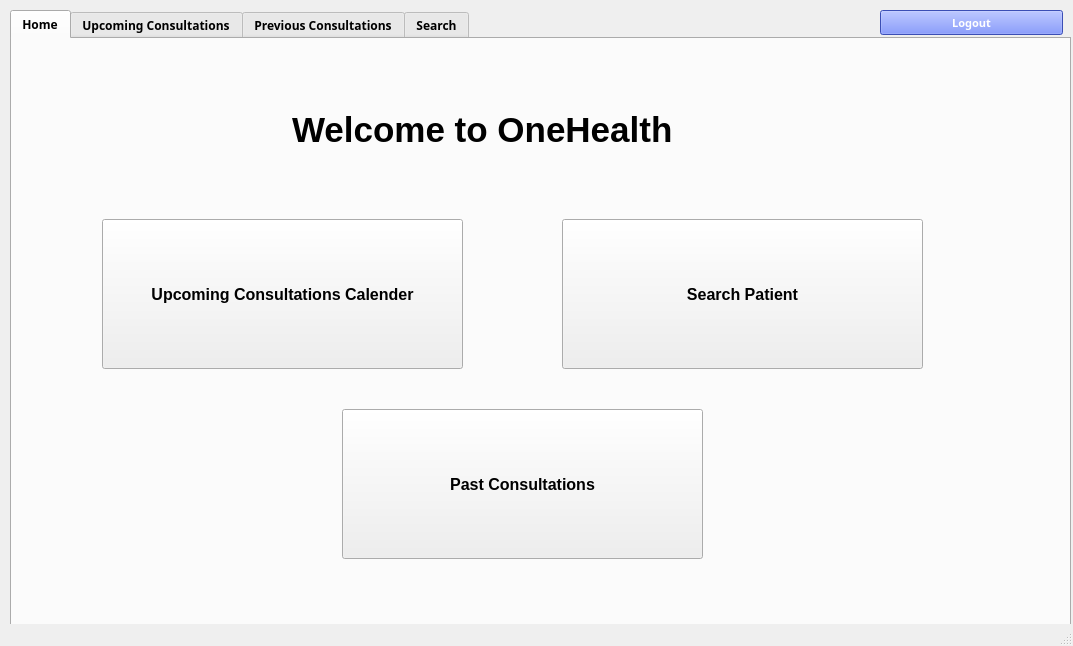
<?xml version="1.0" encoding="UTF-8"?>
<ui version="4.0">
 <class>MainWindow</class>
 <widget class="QMainWindow" name="MainWindow">
  <property name="geometry">
   <rect>
    <x>0</x>
    <y>0</y>
    <width>1073</width>
    <height>646</height>
   </rect>
  </property>
  <property name="windowTitle">
   <string>MainWindow</string>
  </property>
  <property name="styleSheet">
   <string notr="true"/>
  </property>
  <property name="documentMode">
   <bool>false</bool>
  </property>
  <widget class="QWidget" name="centralwidget">
   <widget class="QLabel" name="label_7">
    <property name="geometry">
     <rect>
      <x>390</x>
      <y>230</y>
      <width>58</width>
      <height>16</height>
     </rect>
    </property>
    <property name="text">
     <string/>
    </property>
   </widget>
   <widget class="QTabWidget" name="tabWidget">
    <property name="enabled">
     <bool>true</bool>
    </property>
    <property name="geometry">
     <rect>
      <x>10</x>
      <y>10</y>
      <width>1061</width>
      <height>641</height>
     </rect>
    </property>
    <property name="font">
     <font>
      <family>Raleway SemiBold</family>
      <weight>75</weight>
      <italic>false</italic>
      <bold>true</bold>
     </font>
    </property>
    <property name="contextMenuPolicy">
     <enum>Qt::DefaultContextMenu</enum>
    </property>
    <property name="styleSheet">
     <string notr="true"/>
    </property>
    <property name="tabPosition">
     <enum>QTabWidget::North</enum>
    </property>
    <property name="tabShape">
     <enum>QTabWidget::Rounded</enum>
    </property>
    <property name="currentIndex">
     <number>0</number>
    </property>
    <property name="iconSize">
     <size>
      <width>25</width>
      <height>25</height>
     </size>
    </property>
    <property name="elideMode">
     <enum>Qt::ElideNone</enum>
    </property>
    <property name="usesScrollButtons">
     <bool>true</bool>
    </property>
    <property name="documentMode">
     <bool>false</bool>
    </property>
    <property name="tabsClosable">
     <bool>false</bool>
    </property>
    <property name="movable">
     <bool>false</bool>
    </property>
    <property name="tabBarAutoHide">
     <bool>false</bool>
    </property>
    <widget class="QWidget" name="tabHome">
     <attribute name="title">
      <string>Home</string>
     </attribute>
     <widget class="QLabel" name="home_heroImage">
      <property name="geometry">
       <rect>
        <x>280</x>
        <y>40</y>
        <width>500</width>
        <height>101</height>
       </rect>
      </property>
      <property name="minimumSize">
       <size>
        <width>500</width>
        <height>100</height>
       </size>
      </property>
      <property name="font">
       <font>
        <family>MS Shell Dlg 2</family>
        <pointsize>26</pointsize>
        <weight>75</weight>
        <italic>false</italic>
        <bold>true</bold>
       </font>
      </property>
      <property name="styleSheet">
       <string notr="true"/>
      </property>
      <property name="text">
       <string>Welcome to OneHealth </string>
      </property>
     </widget>
     <widget class="QPushButton" name="home_calenderBtn">
      <property name="geometry">
       <rect>
        <x>90</x>
        <y>180</y>
        <width>361</width>
        <height>150</height>
       </rect>
      </property>
      <property name="minimumSize">
       <size>
        <width>300</width>
        <height>150</height>
       </size>
      </property>
      <property name="font">
       <font>
        <family>MS Shell Dlg 2</family>
        <pointsize>12</pointsize>
        <weight>75</weight>
        <italic>false</italic>
        <bold>true</bold>
       </font>
      </property>
      <property name="styleSheet">
       <string notr="true"/>
      </property>
      <property name="text">
       <string>Upcoming Consultations Calender</string>
      </property>
     </widget>
     <widget class="QPushButton" name="home_calenderBtn_2">
      <property name="geometry">
       <rect>
        <x>550</x>
        <y>180</y>
        <width>361</width>
        <height>150</height>
       </rect>
      </property>
      <property name="minimumSize">
       <size>
        <width>300</width>
        <height>150</height>
       </size>
      </property>
      <property name="font">
       <font>
        <family>MS Shell Dlg 2</family>
        <pointsize>12</pointsize>
        <weight>75</weight>
        <italic>false</italic>
        <bold>true</bold>
       </font>
      </property>
      <property name="styleSheet">
       <string notr="true"/>
      </property>
      <property name="text">
       <string>Search Patient</string>
      </property>
     </widget>
     <widget class="QPushButton" name="home_calenderBtn_3">
      <property name="geometry">
       <rect>
        <x>330</x>
        <y>370</y>
        <width>361</width>
        <height>150</height>
       </rect>
      </property>
      <property name="minimumSize">
       <size>
        <width>300</width>
        <height>150</height>
       </size>
      </property>
      <property name="font">
       <font>
        <family>MS Shell Dlg 2</family>
        <pointsize>12</pointsize>
        <weight>75</weight>
        <italic>false</italic>
        <bold>true</bold>
       </font>
      </property>
      <property name="styleSheet">
       <string notr="true"/>
      </property>
      <property name="text">
       <string>Past Consultations</string>
      </property>
     </widget>
    </widget>
    <widget class="QWidget" name="tab_UpcomingConsultation">
     <attribute name="title">
      <string>Upcoming Consultations</string>
     </attribute>
     <widget class="QLabel" name="borrow_heroImage_2">
      <property name="geometry">
       <rect>
        <x>-20</x>
        <y>0</y>
        <width>1061</width>
        <height>631</height>
       </rect>
      </property>
      <property name="styleSheet">
       <string notr="true">background-image: url(:/Assets/assets/Borrow.jpg);</string>
      </property>
      <property name="text">
       <string/>
      </property>
     </widget>
     <widget class="Line" name="line_3">
      <property name="geometry">
       <rect>
        <x>330</x>
        <y>240</y>
        <width>391</width>
        <height>16</height>
       </rect>
      </property>
      <property name="orientation">
       <enum>Qt::Horizontal</enum>
      </property>
     </widget>
     <widget class="QLabel" name="borrow_heroImage">
      <property name="geometry">
       <rect>
        <x>0</x>
        <y>10</y>
        <width>1051</width>
        <height>121</height>
       </rect>
      </property>
      <property name="font">
       <font>
        <family>Raleway</family>
        <weight>50</weight>
        <italic>false</italic>
        <bold>false</bold>
       </font>
      </property>
      <property name="styleSheet">
       <string notr="true"/>
      </property>
      <property name="text">
       <string>&lt;html&gt;&lt;head/&gt;&lt;body&gt;&lt;p align=&quot;center&quot;&gt;&lt;span style=&quot; font-size:36pt; font-weight:600; color:#ffffff;&quot;&gt;Consultation Calender&lt;/span&gt;&lt;/p&gt;&lt;/body&gt;&lt;/html&gt;</string>
      </property>
     </widget>
     <widget class="QTableWidget" name="borrowTable">
      <property name="geometry">
       <rect>
        <x>20</x>
        <y>180</y>
        <width>1011</width>
        <height>391</height>
       </rect>
      </property>
      <property name="styleSheet">
       <string notr="true"/>
      </property>
      <property name="frameShadow">
       <enum>QFrame::Sunken</enum>
      </property>
      <property name="midLineWidth">
       <number>0</number>
      </property>
      <property name="sizeAdjustPolicy">
       <enum>QAbstractScrollArea::AdjustIgnored</enum>
      </property>
      <property name="editTriggers">
       <set>QAbstractItemView::NoEditTriggers</set>
      </property>
      <property name="tabKeyNavigation">
       <bool>true</bool>
      </property>
      <property name="showDropIndicator" stdset="0">
       <bool>false</bool>
      </property>
      <property name="dragDropOverwriteMode">
       <bool>false</bool>
      </property>
      <property name="alternatingRowColors">
       <bool>false</bool>
      </property>
      <property name="selectionBehavior">
       <enum>QAbstractItemView::SelectRows</enum>
      </property>
      <property name="showGrid">
       <bool>true</bool>
      </property>
      <property name="gridStyle">
       <enum>Qt::SolidLine</enum>
      </property>
      <property name="sortingEnabled">
       <bool>false</bool>
      </property>
      <attribute name="horizontalHeaderCascadingSectionResizes">
       <bool>false</bool>
      </attribute>
      <attribute name="horizontalHeaderHighlightSections">
       <bool>true</bool>
      </attribute>
      <column>
       <property name="text">
        <string>ConsultationID</string>
       </property>
      </column>
      <column>
       <property name="text">
        <string>Patient ID</string>
       </property>
      </column>
      <column>
       <property name="text">
        <string>PatientName</string>
       </property>
      </column>
     </widget>
     <widget class="QPushButton" name="return_book">
      <property name="geometry">
       <rect>
        <x>400</x>
        <y>120</y>
        <width>211</width>
        <height>41</height>
       </rect>
      </property>
      <property name="font">
       <font>
        <family>Raleway</family>
        <pointsize>12</pointsize>
        <weight>75</weight>
        <italic>false</italic>
        <bold>true</bold>
       </font>
      </property>
      <property name="styleSheet">
       <string notr="true">border: 2px solid #ff445c;
border-radius: 10px;
background-color: #ff445c;
color: white;
font-weight: bold;
padding-bottom: 2px;
</string>
      </property>
      <property name="text">
       <string>Add consultation</string>
      </property>
     </widget>
     <widget class="QPushButton" name="return_book_2">
      <property name="geometry">
       <rect>
        <x>790</x>
        <y>120</y>
        <width>211</width>
        <height>41</height>
       </rect>
      </property>
      <property name="font">
       <font>
        <family>Raleway</family>
        <pointsize>12</pointsize>
        <weight>75</weight>
        <italic>false</italic>
        <bold>true</bold>
       </font>
      </property>
      <property name="styleSheet">
       <string notr="true">border: 2px solid #35e673;
border-radius: 10px;
background-color: #35e673;
color: white;
font-weight: bold;
padding-bottom: 2px;
</string>
      </property>
      <property name="text">
       <string>Refresh</string>
      </property>
     </widget>
    </widget>
    <widget class="QWidget" name="tab_PreviousConstulations">
     <attribute name="title">
      <string>Previous Consultations</string>
     </attribute>
     <widget class="QLabel" name="payment_heroImage">
      <property name="geometry">
       <rect>
        <x>0</x>
        <y>0</y>
        <width>1061</width>
        <height>631</height>
       </rect>
      </property>
      <property name="styleSheet">
       <string notr="true">background-image: url(:/Assets/assets/Payment.jpg);
</string>
      </property>
      <property name="text">
       <string/>
      </property>
     </widget>
     <widget class="QLabel" name="borrow_heroImage_3">
      <property name="geometry">
       <rect>
        <x>0</x>
        <y>10</y>
        <width>1051</width>
        <height>121</height>
       </rect>
      </property>
      <property name="font">
       <font>
        <family>Raleway</family>
        <weight>50</weight>
        <italic>false</italic>
        <bold>false</bold>
       </font>
      </property>
      <property name="styleSheet">
       <string notr="true"/>
      </property>
      <property name="text">
       <string>&lt;html&gt;&lt;head/&gt;&lt;body&gt;&lt;p align=&quot;center&quot;&gt;&lt;span style=&quot; font-size:36pt; font-weight:600; color:#ffffff;&quot;&gt;Previous Consultations&lt;/span&gt;&lt;/p&gt;&lt;/body&gt;&lt;/html&gt;</string>
      </property>
     </widget>
     <widget class="QTableWidget" name="borrowTable_2">
      <property name="geometry">
       <rect>
        <x>20</x>
        <y>140</y>
        <width>1011</width>
        <height>401</height>
       </rect>
      </property>
      <property name="styleSheet">
       <string notr="true"/>
      </property>
      <property name="frameShadow">
       <enum>QFrame::Sunken</enum>
      </property>
      <property name="midLineWidth">
       <number>0</number>
      </property>
      <property name="sizeAdjustPolicy">
       <enum>QAbstractScrollArea::AdjustIgnored</enum>
      </property>
      <property name="editTriggers">
       <set>QAbstractItemView::NoEditTriggers</set>
      </property>
      <property name="tabKeyNavigation">
       <bool>true</bool>
      </property>
      <property name="showDropIndicator" stdset="0">
       <bool>false</bool>
      </property>
      <property name="dragDropOverwriteMode">
       <bool>false</bool>
      </property>
      <property name="alternatingRowColors">
       <bool>false</bool>
      </property>
      <property name="selectionBehavior">
       <enum>QAbstractItemView::SelectRows</enum>
      </property>
      <property name="showGrid">
       <bool>true</bool>
      </property>
      <property name="gridStyle">
       <enum>Qt::SolidLine</enum>
      </property>
      <property name="sortingEnabled">
       <bool>false</bool>
      </property>
      <attribute name="horizontalHeaderCascadingSectionResizes">
       <bool>false</bool>
      </attribute>
      <attribute name="horizontalHeaderHighlightSections">
       <bool>true</bool>
      </attribute>
      <column>
       <property name="text">
        <string>ConsultationID</string>
       </property>
      </column>
      <column>
       <property name="text">
        <string>PatientID</string>
       </property>
      </column>
      <column>
       <property name="text">
        <string>PatientName</string>
       </property>
      </column>
      <column>
       <property name="text">
        <string>Remarks</string>
       </property>
      </column>
     </widget>
    </widget>
    <widget class="QWidget" name="tab_Search">
     <attribute name="title">
      <string>Search</string>
     </attribute>
     <widget class="QPushButton" name="search_searchBtn">
      <property name="geometry">
       <rect>
        <x>770</x>
        <y>80</y>
        <width>171</width>
        <height>51</height>
       </rect>
      </property>
      <property name="font">
       <font>
        <family>Raleway</family>
        <pointsize>12</pointsize>
        <weight>75</weight>
        <italic>false</italic>
        <bold>true</bold>
       </font>
      </property>
      <property name="styleSheet">
       <string notr="true">border: 1px solid white;
border-radius: 5px;
color: white;
background-color:  #536DFE;
box-shadow: 5px 10px #888888;

</string>
      </property>
      <property name="text">
       <string>Search</string>
      </property>
     </widget>
     <widget class="QLabel" name="label_9">
      <property name="geometry">
       <rect>
        <x>470</x>
        <y>200</y>
        <width>58</width>
        <height>16</height>
       </rect>
      </property>
      <property name="text">
       <string/>
      </property>
     </widget>
     <widget class="QLineEdit" name="search_title">
      <property name="geometry">
       <rect>
        <x>40</x>
        <y>80</y>
        <width>711</width>
        <height>51</height>
       </rect>
      </property>
      <property name="font">
       <font>
        <family>Raleway</family>
        <pointsize>11</pointsize>
        <weight>50</weight>
        <italic>false</italic>
        <bold>false</bold>
       </font>
      </property>
      <property name="layoutDirection">
       <enum>Qt::LeftToRight</enum>
      </property>
      <property name="autoFillBackground">
       <bool>false</bool>
      </property>
      <property name="styleSheet">
       <string notr="true">background-color: white;
color: black;
border: 1px solid white;
border-radius: 6px;
box-shadow: 5px 10px #000;</string>
      </property>
      <property name="maxLength">
       <number>32770</number>
      </property>
      <property name="frame">
       <bool>true</bool>
      </property>
      <property name="alignment">
       <set>Qt::AlignCenter</set>
      </property>
      <property name="placeholderText">
       <string>   Search a Patient Name (e.g. George)</string>
      </property>
     </widget>
     <widget class="QLabel" name="label_20">
      <property name="geometry">
       <rect>
        <x>370</x>
        <y>20</y>
        <width>331</width>
        <height>51</height>
       </rect>
      </property>
      <property name="font">
       <font>
        <family>Raleway</family>
        <weight>50</weight>
        <italic>false</italic>
        <bold>false</bold>
       </font>
      </property>
      <property name="styleSheet">
       <string notr="true"/>
      </property>
      <property name="text">
       <string>&lt;html&gt;&lt;head/&gt;&lt;body&gt;&lt;p align=&quot;center&quot;&gt;&lt;span style=&quot; font-size:24pt; font-weight:600; color:#000000;&quot;&gt;Search Patient&lt;/span&gt;&lt;/p&gt;&lt;/body&gt;&lt;/html&gt;</string>
      </property>
     </widget>
     <widget class="QTableWidget" name="borrowTable_4">
      <property name="geometry">
       <rect>
        <x>40</x>
        <y>160</y>
        <width>931</width>
        <height>331</height>
       </rect>
      </property>
      <property name="styleSheet">
       <string notr="true"/>
      </property>
      <property name="frameShadow">
       <enum>QFrame::Sunken</enum>
      </property>
      <property name="midLineWidth">
       <number>0</number>
      </property>
      <property name="sizeAdjustPolicy">
       <enum>QAbstractScrollArea::AdjustIgnored</enum>
      </property>
      <property name="editTriggers">
       <set>QAbstractItemView::NoEditTriggers</set>
      </property>
      <property name="tabKeyNavigation">
       <bool>true</bool>
      </property>
      <property name="showDropIndicator" stdset="0">
       <bool>false</bool>
      </property>
      <property name="dragDropOverwriteMode">
       <bool>false</bool>
      </property>
      <property name="alternatingRowColors">
       <bool>false</bool>
      </property>
      <property name="selectionBehavior">
       <enum>QAbstractItemView::SelectRows</enum>
      </property>
      <property name="showGrid">
       <bool>true</bool>
      </property>
      <property name="gridStyle">
       <enum>Qt::SolidLine</enum>
      </property>
      <property name="sortingEnabled">
       <bool>false</bool>
      </property>
      <attribute name="horizontalHeaderCascadingSectionResizes">
       <bool>false</bool>
      </attribute>
      <attribute name="horizontalHeaderHighlightSections">
       <bool>true</bool>
      </attribute>
      <column>
       <property name="text">
        <string>PatientID</string>
       </property>
      </column>
      <column>
       <property name="text">
        <string>PatientName</string>
       </property>
      </column>
     </widget>
    </widget>
   </widget>
   <widget class="QPushButton" name="logoutBtn">
    <property name="geometry">
     <rect>
      <x>880</x>
      <y>10</y>
      <width>183</width>
      <height>25</height>
     </rect>
    </property>
    <property name="sizePolicy">
     <sizepolicy hsizetype="Minimum" vsizetype="Fixed">
      <horstretch>0</horstretch>
      <verstretch>0</verstretch>
     </sizepolicy>
    </property>
    <property name="font">
     <font>
      <family>Raleway</family>
      <pointsize>8</pointsize>
      <weight>75</weight>
      <italic>false</italic>
      <bold>true</bold>
     </font>
    </property>
    <property name="styleSheet">
     <string notr="true">background-color: rgb(40, 170, 112);
background-color:#536DFE;
color: rgb(255, 255, 255);</string>
    </property>
    <property name="text">
     <string>Logout</string>
    </property>
    <property name="iconSize">
     <size>
      <width>16</width>
      <height>16</height>
     </size>
    </property>
   </widget>
  </widget>
  <widget class="QStatusBar" name="statusbar"/>
 </widget>
 <resources>
  <include location="background_image.qrc"/>
 </resources>
 <connections/>
</ui>
